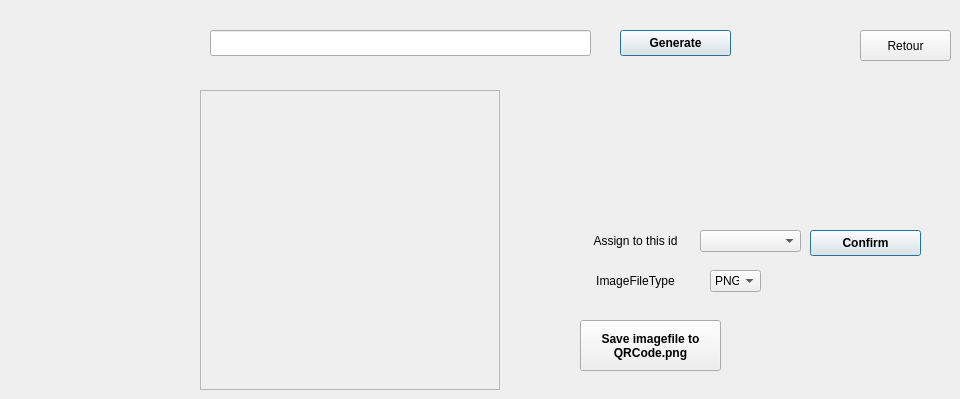
    <widget class="QWidget" name="page_4">
     <widget class="QLabel" name="qrcodepixmapLabel">
      <property name="geometry">
       <rect>
        <x>200</x>
        <y>90</y>
        <width>300</width>
        <height>300</height>
       </rect>
      </property>
      <property name="frameShape">
       <enum>QFrame::StyledPanel</enum>
      </property>
      <property name="frameShadow">
       <enum>QFrame::Sunken</enum>
      </property>
      <property name="alignment">
       <set>Qt::AlignCenter</set>
      </property>
     </widget>
     <widget class="QPushButton" name="saveFileButton">
      <property name="geometry">
       <rect>
        <x>580</x>
        <y>320</y>
        <width>141</width>
        <height>51</height>
       </rect>
      </property>
      <property name="font">
       <font>
        <weight>75</weight>
        <bold>true</bold>
       </font>
      </property>
      <property name="text">
       <string>Save imagefile to
QRCode.png</string>
      </property>
     </widget>
     <widget class="QLineEdit" name="lineEdit">
      <property name="geometry">
       <rect>
        <x>210</x>
        <y>30</y>
        <width>381</width>
        <height>26</height>
       </rect>
      </property>
      <property name="font">
       <font>
        <pointsize>10</pointsize>
       </font>
      </property>
      <property name="text">
       <string/>
      </property>
     </widget>
     <widget class="QLabel" name="label_2">
      <property name="geometry">
       <rect>
        <x>590</x>
        <y>270</y>
        <width>91</width>
        <height>21</height>
       </rect>
      </property>
      <property name="text">
       <string>ImageFileType</string>
      </property>
      <property name="alignment">
       <set>Qt::AlignCenter</set>
      </property>
     </widget>
     <widget class="QComboBox" name="comboBox">
      <property name="geometry">
       <rect>
        <x>710</x>
        <y>270</y>
        <width>51</width>
        <height>22</height>
       </rect>
      </property>
      <property name="currentText">
       <string>PNG</string>
      </property>
      <item>
       <property name="text">
        <string>PNG</string>
       </property>
      </item>
      <item>
       <property name="text">
        <string>JPG</string>
       </property>
      </item>
      <item>
       <property name="text">
        <string>BMP</string>
       </property>
      </item>
     </widget>
     <widget class="QPushButton" name="generateButton">
      <property name="geometry">
       <rect>
        <x>620</x>
        <y>30</y>
        <width>111</width>
        <height>26</height>
       </rect>
      </property>
      <property name="font">
       <font>
        <weight>75</weight>
        <bold>true</bold>
       </font>
      </property>
      <property name="text">
       <string>Generate</string>
      </property>
      <property name="default">
       <bool>true</bool>
      </property>
     </widget>
     <widget class="QPushButton" name="retouuur">
      <property name="geometry">
       <rect>
        <x>860</x>
        <y>30</y>
        <width>91</width>
        <height>31</height>
       </rect>
      </property>
      <property name="text">
       <string>Retour</string>
      </property>
     </widget>
     <widget class="QLabel" name="label_3">
      <property name="geometry">
       <rect>
        <x>590</x>
        <y>230</y>
        <width>91</width>
        <height>21</height>
       </rect>
      </property>
      <property name="text">
       <string>Assign to this id</string>
      </property>
      <property name="alignment">
       <set>Qt::AlignCenter</set>
      </property>
     </widget>
     <widget class="QPushButton" name="qr_button">
      <property name="geometry">
       <rect>
        <x>810</x>
        <y>230</y>
        <width>111</width>
        <height>26</height>
       </rect>
      </property>
      <property name="font">
       <font>
        <weight>75</weight>
        <bold>true</bold>
       </font>
      </property>
      <property name="text">
       <string>Confirm</string>
      </property>
      <property name="default">
       <bool>true</bool>
      </property>
     </widget>
     <widget class="QComboBox" name="comboBox_3">
      <property name="geometry">
       <rect>
        <x>700</x>
        <y>230</y>
        <width>101</width>
        <height>22</height>
       </rect>
      </property>
     </widget>
    </widget>
